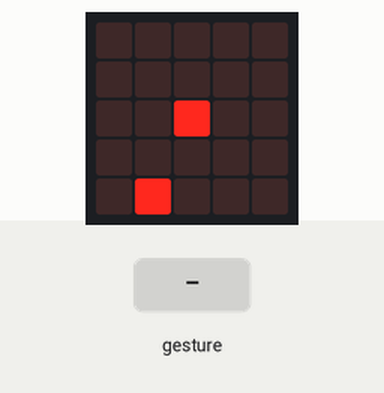
Simulated run of this program. Board: BBC micro:bit (MakeCode). Parts: the board's 5×5 LED display. The test bench sets the inputs (shaded band). Random numbers come from a fixed seed; a tilt is held for 1.5 s and a shake lasts 1 s, then the board lies face up again.

Above: at 1.2 s.
1.3 s: gesture 'logo up'
At 2.2 s:
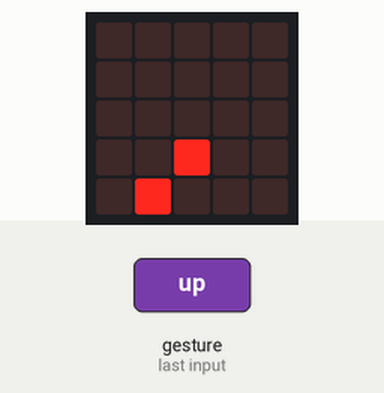
2.9 s: gesture 'tilt left'
At 3.4 s:
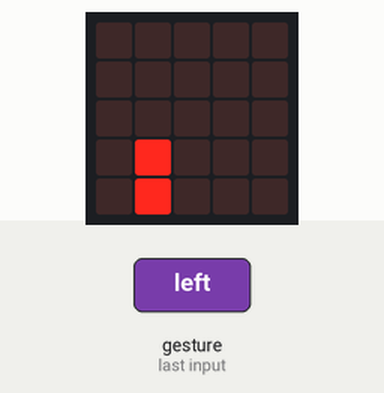
4.4 s: gesture 'logo down'
At 5.7 s:
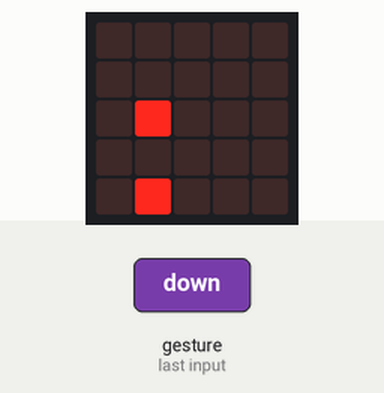
6.0 s: gesture 'tilt left'
At 6.9 s:
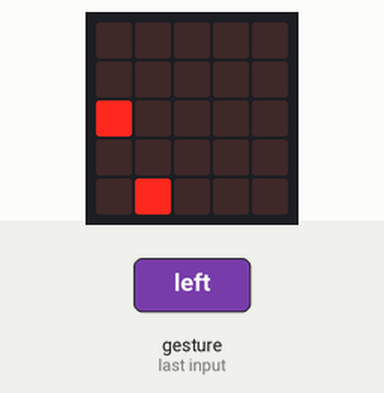
7.5 s: gesture 'logo up'
At 8.1 s:
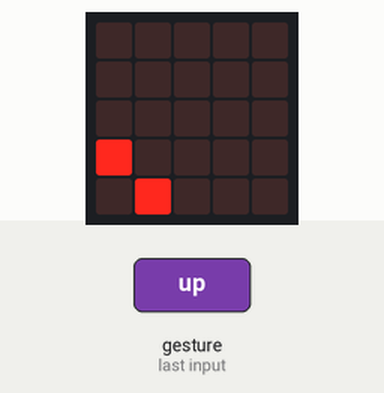
9.1 s: gesture 'tilt right'
At 10.5 s:
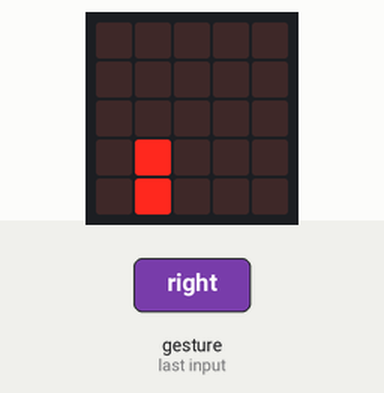
Timing chart, 0 to 11.6 s (numbered marks = the images above; inputs shaded):
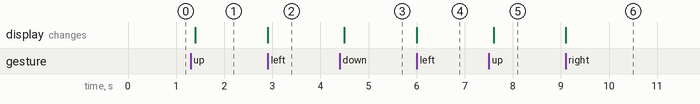

Measured:
- after the input at 1.3 s, the display: changes after 0.10 s (image 1)
- after the input at 2.9 s, the display: changes at once (image 2)
- after the input at 4.4 s, the display: changes after 0.10 s (image 3)
- after the input at 6.0 s, the display: changes at once (image 4)
- after the input at 7.5 s, the display: changes after 0.10 s (image 5)
- after the input at 9.1 s, the display: changes at once (image 6)

The program:

main.ts
```typescript
input.onGesture(Gesture.LogoUp, function () {
    蛇.change(LedSpriteProperty.Y, 1)
})
input.onGesture(Gesture.LogoDown, function () {
    蛇.change(LedSpriteProperty.Y, -1)
})
input.onGesture(Gesture.TiltLeft, function () {
    蛇.change(LedSpriteProperty.X, -1)
})
input.onGesture(Gesture.TiltRight, function () {
    蛇.change(LedSpriteProperty.X, 1)
})
let 蛇: game.LedSprite = null
蛇 = game.createSprite(2, 2)
let 點 = game.createSprite(randint(0, 4), randint(0, 4))
basic.forever(function () {
    if (蛇.isTouching(點)) {
        game.addScore(1)
        點.delete()
        basic.pause(100)
        點 = game.createSprite(randint(0, 4), randint(0, 4))
    }
    if (game.score() == 10) {
        basic.showIcon(IconNames.Happy)
        music.playMelody("D F A B C5 G E C ", 120)
        game.gameOver()
    }
})
```

test.ts
```typescript
// 在這裡測試；當此封包作為擴充功能時，將不會編譯此內容。
```
